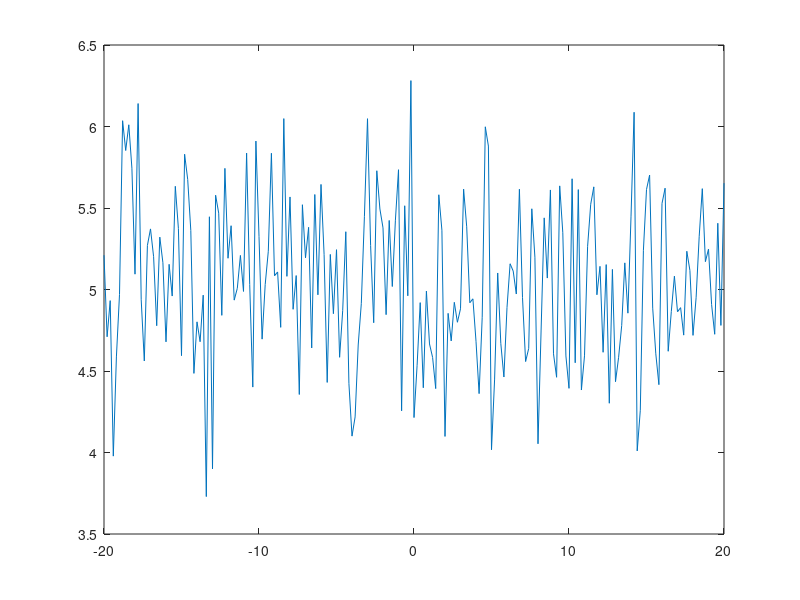

Source code (MATLAB): (Note: this script raises an error after producing the figure.)
%Example of a sinusoid-like GP estimation with gaussian likelihood
clear all, close all

% Generate the data
n = 200;
displac = 5;
noise = 0.5;

x = -20:0.2:20; 
y = displac + normrnd(0,noise,1,length(x));

figure(1)
plot(x, y);

% Estimate parameters and interpolate points
m_est = mean(y);
meanfunc = {@meanConst}; hyp.mean = [m_est];
 
covfunc = {@covSum, {@covConst, @covSEiso}}; hyp.cov = log([displac, 1, 1]);
likfunc = @likGauss; sn = noise; hyp.lik = log(sn);
      
% Separate training data and test to estimate
A = randperm(length(x));
split = mat2cell(A,1,[floor(length(x)/3) length(x) - floor(length(x)/3)]);

xtr = x(split{2})'; ytr = y(split{2})';
xts = x(split{1})'; yts = y(split{1})';

% Likelihood with exact parameters
nlml = gp(hyp, @infExact, meanfunc, covfunc, likfunc, xtr, ytr);

nlml

figure(2)
set(gca, 'FontSize', 12)
plot(xtr, ytr, '+', 'MarkerSize', 12)
axis([-21 21 -5 15])
grid on

pred_x = sort(xts);
[mta, sts] = gp(hyp, @infExact, meanfunc, covfunc, likfunc, xtr, ytr, pred_x);

figure(3)
f = [mta+2*sqrt(sts); flipdim(mta-2*sqrt(sts),1)];
fill([pred_x; flipdim(pred_x,1)], f, [7 7 7]/8);
hold on; 
plot(pred_x, mta, 'LineWidth', 1); 
plot(xts, yts, '+', 'MarkerSize', 12)

% Optimize parameters

hyp = minimize(hyp, @gp, -100, @infExact, meanfunc, covfunc, likfunc, xtr, ytr);
nlml_opt = gp(hyp, @infExact, meanfunc, covfunc, likfunc, xtr, ytr);

nlml_opt

[mta, sts] = gp(hyp, @infExact, meanfunc, covfunc, likfunc, xtr, ytr, pred_x);

figure(4)
f = [mta+2*sqrt(sts); flipdim(mta-2*sqrt(sts),1)];
fill([pred_x; flipdim(pred_x,1)], f, [7 7 7]/8);
hold on; 
plot(pred_x, mta, 'LineWidth', 1); 
plot(xts, yts, '+', 'MarkerSize', 12)

% Making the optimization a bit harder
m_est = mean(y);
hyp.mean = [m_est + normrnd(0,1)];
hyp.cov = log([displac + normrnd(0,1), 1, 1]);
hyp.lik = log(sn + 1);

hyp = minimize(hyp, @gp, -100, @infExact, meanfunc, covfunc, likfunc, xtr, ytr);
nlml_opt2 = gp(hyp, @infExact, meanfunc, covfunc, likfunc, xtr, ytr);

nlml_opt2

[mta, sts] = gp(hyp, @infExact, meanfunc, covfunc, likfunc, xtr, ytr, pred_x);

figure(5)
f = [mta+2*sqrt(sts); flipdim(mta-2*sqrt(sts),1)];
fill([pred_x; flipdim(pred_x,1)], f, [7 7 7]/8);
hold on; 
plot(pred_x, mta, 'LineWidth', 1); 
plot(xts, yts, '+', 'MarkerSize', 12)